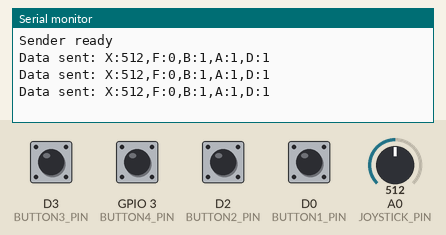
Recording of a sketch running on a simulated ESP8266 (NodeMCU). On the bench: the last lines printed to the serial monitor. The inputs (shaded band) are chosen by the test bench; at power-on: D2 (BUTTON2_PIN), D3 (BUTTON3_PIN), GPIO 3 (BUTTON4_PIN) HIGH, D0 (BUTTON1_PIN) LOW, A0 (JOYSTICK_PIN) = 512. No radio packets arrive unless stated.

Above: at 1.3 s.
1.4 s: A0 (JOYSTICK_PIN) set to 716
At 1.9 s:
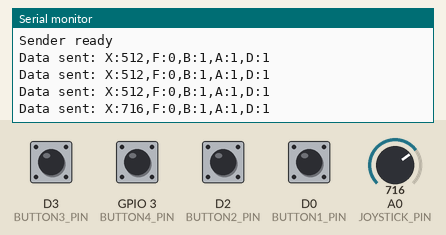
2.9 s: D3 (BUTTON3_PIN) pulled LOW for 0.6 s
At 3.3 s:
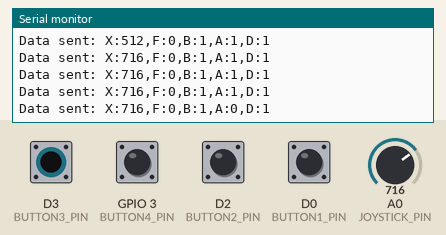
5.0 s: GPIO 3 (BUTTON4_PIN) pulled LOW for 0.6 s
At 5.4 s:
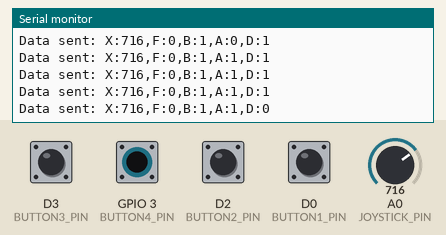
7.1 s: D2 (BUTTON2_PIN) pulled LOW for 0.6 s
At 7.9 s:
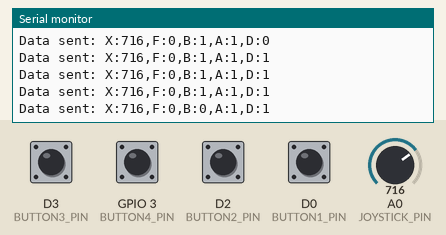
9.2 s: D0 (BUTTON1_PIN) pulled HIGH for 0.6 s
At 10.0 s:
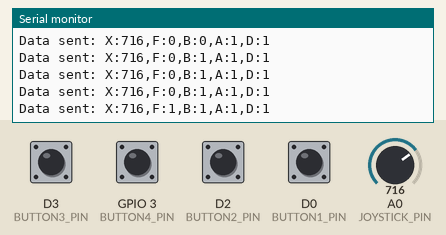
11.3 s: A0 (JOYSTICK_PIN) set to 900
At 12.0 s:
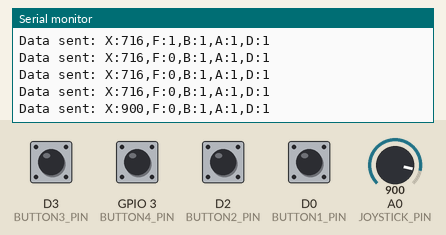
Timing chart, 0 to 13.8 s (numbered marks = the images above; inputs shaded):
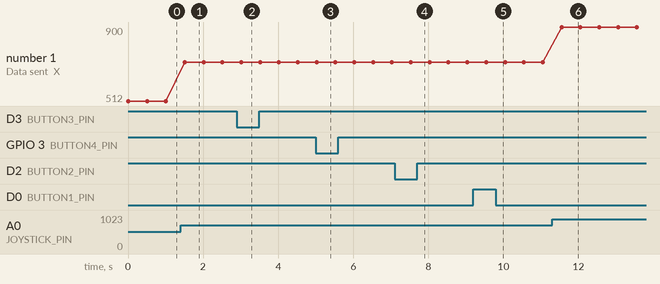

The sketch:

ESP_NRF24L01_JOYTICK_4BT.ino
```cpp
#include <SPI.h>
#include <nRF24L01.h>
#include <RF24.h>

// Định nghĩa chân NRF24L01
#define CE_PIN  D8
#define CSN_PIN D4

RF24 radio(CE_PIN, CSN_PIN);
const byte address[6] = {'0', '0', '0', '0', '1'}; // Địa chỉ giao tiếp

#define JOYSTICK_PIN A0
#define BUTTON1_PIN D0
#define BUTTON2_PIN D2
#define BUTTON3_PIN D3
#define BUTTON4_PIN D9

void setup() {


  Serial.begin(115200);
  radio.begin();

  // Cấu hình NRF24L01
  radio.setPALevel(RF24_PA_MIN);       // Giảm công suất để ổn định
  // radio.setDataRate(RF24_1MBPS);       // Đồng bộ tốc độ truyền
  // radio.setRetries(3, 5);              // Thiết lập retries (3 lần, mỗi lần 5ms)

  radio.openWritingPipe(address);
  radio.stopListening(); // Chuyển sang chế độ gửi
  radio.printDetails();
  Serial.println("Sender ready");


  // Cấu hình chân Joystick và nút nhấn
  pinMode(JOYSTICK_PIN, INPUT);
  pinMode(BUTTON1_PIN, INPUT);
  pinMode(BUTTON2_PIN, INPUT_PULLUP);
  pinMode(BUTTON3_PIN, INPUT_PULLUP);
  pinMode(BUTTON4_PIN, INPUT_PULLUP);

}

void loop() {

  int joystickValue = analogRead(JOYSTICK_PIN);
  int button1 = digitalRead(BUTTON1_PIN);
  int button2 = digitalRead(BUTTON2_PIN);
  int button3 = digitalRead(BUTTON3_PIN);
  int button4 = digitalRead(BUTTON4_PIN);

  // Tạo chuỗi dữ liệu định dạng
  char dataToSend[32];
  sprintf(dataToSend, "X:%d,F:%d,B:%d,A:%d,D:%d", joystickValue, button1, button2, button3, button4);

  // Gửi chuỗi dữ liệu
  bool success = radio.write(&dataToSend, sizeof(dataToSend));
  if (success) {
    Serial.print("Data sent: ");
    Serial.println(dataToSend);
  } else {
    Serial.println("Sending failed");
  }


  delay(500); // Gửi mỗi 1 giây
}
```

Measured:
- after the input at 1.4 s, the serial monitor: prints a new line after 0.11 s (image 1)
- after the input at 2.9 s, the serial monitor: prints a new line after 0.12 s (image 2)
- after the input at 5.0 s, the serial monitor: prints a new line at once (image 3)
- after the input at 7.1 s, the serial monitor: prints a new line after 0.43 s (image 4)
- after the input at 9.2 s, the serial monitor: prints a new line after 0.34 s (image 5)
- after the input at 11.3 s, the serial monitor: prints a new line after 0.25 s (image 6)
- plotted number 1: 512 → 716 after the input at 1.4 s, 716 → 900 after the input at 11.3 s
